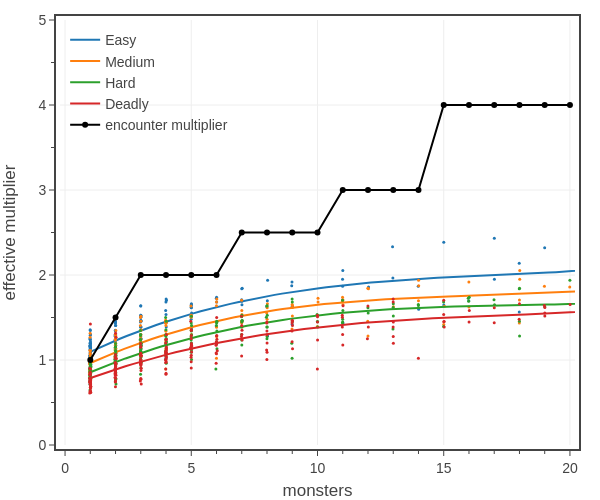

Here is the notebook cell this chart was saved with:
### Code cell
# Fig. 5: Plots the effective encounter multiplier vs the number of monsters for official 5e XP

# pc stats
classes = list(PC_CLASSES.keys())
pc_data_file = f'../../_classes/xp-and-player-characters/pc data - Medium 2 short rests.json'
dfP = load_pc_data(pc_data_file, [
    'class','level',
    'hit points mean',
    'hit points multiplier',
    'damage per round mean',
    'attack bonus','armor class',
    'encounter XP mean'
])
dfP['adj hit points mean'] = dfP['hit points mean']*dfP['hit points multiplier']
dfP = dfP.rename({
    'adj hit points mean': 'adj HP', 
    'damage per round mean': 'adj DPR', 
    'attack bonus': 'adj AB', 
    'armor class': 'adj AC',
    'encounter XP mean': 'Encounter eXP',
}, axis=1)
for k in ENCOUNTER_DIFFICULTIES:
    xp_values = np.array(ENCOUNTER_DIFFICULTIES[k]['XP'])
    dfP[f'{k} XP'] = dfP.apply(lambda row: xp_values[row['level']-1], axis=1)
dfP[f'Encounter XP'] = 0.5*dfP[f'Daily XP']
dfP = dfP[dfP['class'].isin(classes)]
dfP = dfP[[
    'level','adj HP','adj DPR','adj AC','adj AB',
    'Encounter eXP','Easy XP','Medium XP','Hard XP','Deadly XP','Encounter XP','Daily XP']].groupby(['level']).mean()

# monster stats
dfM = pd.read_csv('../../assets/data/monsters-2014.csv')
dfM['adj AC']  = 0.5*(dfM['adj AC'] + dfM['adj SB'] + 14)
dfM = dfM[dfM['CR'].between(1, 28)]
dfM.sort_values(by='CR', inplace=True)
dfM = dfM[['CR','HP','adj HP','AC','adj AC','adj DPR','adj AB','XP']].groupby(['CR']).mean()

# create figure
fig = go.Figure()


#difficulties = ['Easy','Medium','Hard','Deadly']
difficulties = {
    'Easy':   ['Easy'  ,'Medium'     ],
    'Medium': ['Medium','Hard'       ],
    'Hard':   ['Hard'  ,'Deadly'     ],
    'Deadly': ['Deadly','Very Deadly'],
}
party_size = 4
levels = dfP.index.tolist()
crs = dfM.index.tolist()
colors = iter(COLORS)

data = {
    'difficulty': [],
    'PC level': [],
    'PC number': [],
    'PC XP min': [],
    'PC XP max': [],
    'monster CR': [],
    'monster number': [],
    'monster XP': [],
    'damage ratio': [],
    'XP ratio': [],
    'accuracy': [],
    'text': []
}
for difficulty in difficulties:
    for level in levels:
        for cr in crs:
            diff_min = difficulties[difficulty][0]
            diff_max = difficulties[difficulty][1]
            xp_min = ENCOUNTER_DIFFICULTIES[diff_min]['XP'][level-1]
            xp_max = ENCOUNTER_DIFFICULTIES[diff_max]['XP'][level-1]
            monster_xp = dfM['XP'][cr]
            n_monsters = np.round(party_size*0.5*(xp_max + xp_min)/monster_xp, 0)
            if n_monsters*monster_xp < party_size*xp_min: n_monsters += 1
            if n_monsters*monster_xp >= party_size*xp_max: n_monsters -= 1
            encounter_xp = n_monsters*monster_xp
            if encounter_xp >= party_size*xp_min and encounter_xp <= party_size*xp_max:
                data['difficulty'].append(difficulty)
                data['PC level'].append(level)
                data['PC number'].append(party_size)
                data['PC XP min'].append(xp_min)
                data['PC XP max'].append(xp_max)
                data['monster CR'].append(cr)
                data['monster XP'].append(monster_xp)
                data['damage ratio'].append(calc_damage_ratio(dfP, dfM, party_size*[level], cr))
                data['XP ratio'].append(calc_xp_ratio(dfP, dfM, party_size*[level], cr))
                data['monster number'].append(n_monsters)
                eff_multiplier = data['XP ratio'][-1]/data['damage ratio'][-1]
                data['accuracy'].append(eff_multiplier)
                data['text'].append(
                    f'<b>{difficulty}</b><br>'+
                    f'PCs: {party_size:.0f} @ level {level:.0f}<br>'+
                    f'NPCs: {n_monsters:.0f} @ CR {cr:.0f}<br>'+
                    f'effective EM: {eff_multiplier:.2f}'
                )

data['monster number'] = tfb.jitter(data['monster number'], 0.01)
dfA = pd.DataFrame(data)

for difficulty in difficulties:
    dfD = dfA[dfA['difficulty'].eq(difficulty) & dfA['monster number'].between(0.5, 30)]
    dfD = dfD.sort_values(by='monster number')

    fig = tfb.plot_data_and_spline(fig, 
        x=dfD['monster number'], 
        y=dfD['accuracy'],
        smooth_factor=1e3, 
        name=difficulty,
        legendgroup=difficulty,
        line=dict(color=next(colors), dash='solid', width=2),
        marker_size=3,
        hovertext=dfD['text'],
        hoverinfo='text',
    )

n_list = list(range(1,21))
y_list = [dmg5e.encounter_xp_multiplier(party_size, n) for n in n_list]
fig.add_scatter(
    x=n_list, 
    y=y_list,
    mode='markers+lines',
    name=f'encounter multiplier',
    line_color='black',
    hovertemplate=
        '<b>encounter multiplier</b><br>'+
        f'PCs: {party_size:.0f}<br>'+
        'NPCs: %{x:.0f}<br>'+
        'EM: %{y:.2f}'+
        '<extra></extra>'
)

# show figure
fig.update_layout(
    template=tfb.FIG_TEMPLATE,
    xaxis=dict(title_text='monsters', range=[-0.2, 20.2], dtick=5, minor_dtick=1),
    yaxis=dict(title_text='effective multiplier', range=[0, 5], dtick=1, tickformat='.0f', minor_dtick=0.5),
    legend=dict(xanchor='left', x=0.01, yanchor='top',  y=0.99, bgcolor='rgba(0,0,0,0)'),
    width=600, 
    height=500,
)
fig.show(config=tfb.FIG_CONFIG)

# save figures
if SAVEFIGS:
    fig.update_layout(autosize=True, width=None, height=None)
    tfb.save_fig_html(fig, format='large', name=f'./fig-effective-xp-multiplier-large', marker_size=3)
    tfb.save_fig_html(fig, format='small', name=f'./fig-effective-xp-multiplier-small', marker_size=3)

### Figure 1 — Plotly figure (JSON) as saved in the notebook; plotly's stock layout.template omitted (floating-point values rounded to 4 significant figures; data arrays with more than 128 entries replaced by an {"elided": "..."} marker saying what was removed)
{"data": [{"hoverinfo": "text", "hovertext": {"elided": "177 str values"}, "legendgroup": "Easy", "line": {"color": "#1f77b4", "dash": "solid", "width": 2}, "marker": {"size": 3}, "mode": "markers", "name": "Easy", "showlegend": false, "type": "scatter", "x": {"elided": "177 float values"}, "y": {"elided": "177 float values"}}, {"hoverinfo": "skip", "hovertext": {"elided": "177 str values"}, "legendgroup": "Easy", "line": {"color": "#1f77b4", "dash": "solid", "width": 2}, "marker": {"size": 3}, "mode": "lines", "name": "Easy", "showlegend": true, "type": "scatter", "x": [0.9751, 1.268, 1.561, 1.855, 2.148, 2.441, 2.734, 3.027, 3.32, 3.613, 3.907, 4.2, 4.493, 4.786, 5.079, 5.372, 5.665, 5.958, 6.252, 6.545, 6.838, 7.131, 7.424, 7.717, 8.01, 8.304, 8.597, 8.89, 9.183, 9.476, 9.769, 10.06, 10.36, 10.65, 10.94, 11.24, 11.53, 11.82, 12.11, 12.41, 12.7, 12.99, 13.29, 13.58, 13.87, 14.17, 14.46, 14.75, 15.05, 15.34, 15.63, 15.93, 16.22, 16.51, 16.8, 17.1, 17.39, 17.68, 17.98, 18.27, 18.56, 18.86, 19.15, 19.44, 19.74, 20.03, 20.32, 20.62, 20.91, 21.2, 21.49, 21.79, 22.08, 22.37, 22.67, 22.96, 23.25, 23.55, 23.84, 24.13, 24.43, 24.72, 25.01, 25.31, 25.6, 25.89, 26.19, 26.48, 26.77, 27.06, 27.36, 27.65, 27.94, 28.24, 28.53, 28.82, 29.12, 29.41, 29.7, 30.0], "y": [1.093, 1.134, 1.173, 1.21, 1.247, 1.282, 1.316, 1.349, 1.381, 1.412, 1.441, 1.47, 1.497, 1.523, 1.548, 1.573, 1.596, 1.618, 1.64, 1.66, 1.68, 1.699, 1.717, 1.734, 1.75, 1.766, 1.781, 1.795, 1.809, 1.822, 1.834, 1.845, 1.856, 1.867, 1.877, 1.886, 1.895, 1.903, 1.911, 1.919, 1.926, 1.933, 1.939, 1.945, 1.951, 1.956, 1.961, 1.966, 1.971, 1.976, 1.98, 1.984, 1.988, 1.992, 1.996, 2.0, 2.004, 2.008, 2.012, 2.016, 2.02, 2.024, 2.028, 2.033, 2.037, 2.042, 2.047, 2.052, 2.058, 2.063, 2.069, 2.076, 2.082, 2.09, 2.097, 2.105, 2.113, 2.122, 2.132, 2.141, 2.152, 2.163, 2.174, 2.187, 2.199, 2.213, 2.227, 2.242, 2.258, 2.274, 2.291, 2.309, 2.328, 2.347, 2.368, 2.389, 2.412, 2.435, 2.459, 2.484]}, {"hoverinfo": "text", "hovertext": {"elided": "185 str values"}, "legendgroup": "Medium", "line": {"color": "#ff7f0e", "dash": "solid", "width": 2}, "marker": {"size": 3}, "mode": "markers", "name": "Medium", "showlegend": false, "type": "scatter", "x": {"elided": "185 float values"}, "y": {"elided": "185 float values"}}, {"hoverinfo": "skip", "hovertext": {"elided": "185 str values"}, "legendgroup": "Medium", "line": {"color": "#ff7f0e", "dash": "solid", "width": 2}, "marker": {"size": 3}, "mode": "lines", "name": "Medium", "showlegend": true, "type": "scatter", "x": [0.9803, 1.253, 1.526, 1.799, 2.072, 2.345, 2.618, 2.891, 3.164, 3.437, 3.71, 3.983, 4.256, 4.529, 4.802, 5.075, 5.348, 5.621, 5.894, 6.167, 6.44, 6.713, 6.986, 7.259, 7.532, 7.805, 8.078, 8.351, 8.624, 8.897, 9.17, 9.443, 9.716, 9.989, 10.26, 10.53, 10.81, 11.08, 11.35, 11.63, 11.9, 12.17, 12.45, 12.72, 12.99, 13.26, 13.54, 13.81, 14.08, 14.36, 14.63, 14.9, 15.18, 15.45, 15.72, 15.99, 16.27, 16.54, 16.81, 17.09, 17.36, 17.63, 17.9, 18.18, 18.45, 18.72, 19.0, 19.27, 19.54, 19.82, 20.09, 20.36, 20.63, 20.91, 21.18, 21.45, 21.73, 22.0, 22.27, 22.55, 22.82, 23.09, 23.36, 23.64, 23.91, 24.18, 24.46, 24.73, 25.0, 25.28, 25.55, 25.82, 26.09, 26.37, 26.64, 26.91, 27.19, 27.46, 27.73, 28.01], "y": [0.9615, 0.9977, 1.033, 1.067, 1.099, 1.131, 1.161, 1.191, 1.219, 1.247, 1.273, 1.298, 1.323, 1.346, 1.369, 1.39, 1.411, 1.431, 1.45, 1.468, 1.486, 1.502, 1.518, 1.533, 1.548, 1.562, 1.575, 1.587, 1.599, 1.61, 1.621, 1.631, 1.64, 1.649, 1.658, 1.666, 1.673, 1.68, 1.687, 1.693, 1.699, 1.704, 1.71, 1.714, 1.719, 1.723, 1.727, 1.731, 1.735, 1.738, 1.741, 1.744, 1.747, 1.75, 1.753, 1.755, 1.758, 1.76, 1.763, 1.766, 1.768, 1.771, 1.774, 1.777, 1.78, 1.783, 1.786, 1.789, 1.793, 1.797, 1.801, 1.805, 1.81, 1.815, 1.82, 1.826, 1.832, 1.839, 1.845, 1.853, 1.861, 1.869, 1.877, 1.887, 1.896, 1.907, 1.918, 1.929, 1.941, 1.954, 1.967, 1.982, 1.996, 2.012, 2.028, 2.045, 2.063, 2.082, 2.101, 2.122]}, {"hoverinfo": "text", "hovertext": {"elided": "206 str values"}, "legendgroup": "Hard", "line": {"color": "#2ca02c", "dash": "solid", "width": 2}, "marker": {"size": 3}, "mode": "markers", "name": "Hard", "showlegend": false, "type": "scatter", "x": {"elided": "206 float values"}, "y": {"elided": "206 float values"}}, {"hoverinfo": "skip", "hovertext": {"elided": "206 str values"}, "legendgroup": "Hard", "line": {"color": "#2ca02c", "dash": "solid", "width": 2}, "marker": {"size": 3}, "mode": "lines", "name": "Hard", "showlegend": true, "type": "scatter", "x": [0.9783, 1.261, 1.545, 1.828, 2.111, 2.394, 2.677, 2.961, 3.244, 3.527, 3.81, 4.093, 4.377, 4.66, 4.943, 5.226, 5.509, 5.793, 6.076, 6.359, 6.642, 6.925, 7.208, 7.492, 7.775, 8.058, 8.341, 8.624, 8.908, 9.191, 9.474, 9.757, 10.04, 10.32, 10.61, 10.89, 11.17, 11.46, 11.74, 12.02, 12.31, 12.59, 12.87, 13.16, 13.44, 13.72, 14.01, 14.29, 14.57, 14.85, 15.14, 15.42, 15.7, 15.99, 16.27, 16.55, 16.84, 17.12, 17.4, 17.69, 17.97, 18.25, 18.54, 18.82, 19.1, 19.39, 19.67, 19.95, 20.24, 20.52, 20.8, 21.08, 21.37, 21.65, 21.93, 22.22, 22.5, 22.78, 23.07, 23.35, 23.63, 23.92, 24.2, 24.48, 24.77, 25.05, 25.33, 25.62, 25.9, 26.18, 26.47, 26.75, 27.03, 27.32, 27.6, 27.88, 28.16, 28.45, 28.73, 29.01], "y": [0.8532, 0.8884, 0.9226, 0.9556, 0.9876, 1.019, 1.048, 1.077, 1.105, 1.132, 1.158, 1.183, 1.207, 1.231, 1.253, 1.274, 1.295, 1.315, 1.334, 1.352, 1.37, 1.386, 1.402, 1.418, 1.432, 1.446, 1.459, 1.472, 1.484, 1.495, 1.506, 1.516, 1.526, 1.535, 1.543, 1.552, 1.559, 1.566, 1.573, 1.579, 1.585, 1.591, 1.596, 1.601, 1.605, 1.609, 1.613, 1.617, 1.62, 1.623, 1.626, 1.628, 1.631, 1.633, 1.635, 1.637, 1.639, 1.641, 1.642, 1.644, 1.646, 1.647, 1.649, 1.65, 1.652, 1.654, 1.655, 1.657, 1.659, 1.661, 1.663, 1.666, 1.668, 1.671, 1.674, 1.677, 1.68, 1.684, 1.688, 1.692, 1.697, 1.702, 1.707, 1.712, 1.719, 1.725, 1.732, 1.739, 1.747, 1.755, 1.764, 1.773, 1.783, 1.794, 1.805, 1.816, 1.829, 1.841, 1.855, 1.869]}, {"hoverinfo": "text", "hovertext": {"elided": "228 str values"}, "legendgroup": "Deadly", "line": {"color": "#d62728", "dash": "solid", "width": 2}, "marker": {"size": 3}, "mode": "markers", "name": "Deadly", "showlegend": false, "type": "scatter", "x": {"elided": "228 float values"}, "y": {"elided": "228 float values"}}, {"hoverinfo": "skip", "hovertext": {"elided": "228 str values"}, "legendgroup": "Deadly", "line": {"color": "#d62728", "dash": "solid", "width": 2}, "marker": {"size": 3}, "mode": "lines", "name": "Deadly", "showlegend": true, "type": "scatter", "x": [0.9771, 1.26, 1.543, 1.827, 2.11, 2.393, 2.676, 2.959, 3.242, 3.525, 3.809, 4.092, 4.375, 4.658, 4.941, 5.224, 5.507, 5.791, 6.074, 6.357, 6.64, 6.923, 7.206, 7.489, 7.773, 8.056, 8.339, 8.622, 8.905, 9.188, 9.472, 9.755, 10.04, 10.32, 10.6, 10.89, 11.17, 11.45, 11.74, 12.02, 12.3, 12.59, 12.87, 13.15, 13.44, 13.72, 14.0, 14.29, 14.57, 14.85, 15.13, 15.42, 15.7, 15.98, 16.27, 16.55, 16.83, 17.12, 17.4, 17.68, 17.97, 18.25, 18.53, 18.82, 19.1, 19.38, 19.66, 19.95, 20.23, 20.51, 20.8, 21.08, 21.36, 21.65, 21.93, 22.21, 22.5, 22.78, 23.06, 23.35, 23.63, 23.91, 24.2, 24.48, 24.76, 25.04, 25.33, 25.61, 25.89, 26.18, 26.46, 26.74, 27.03, 27.31, 27.59, 27.88, 28.16, 28.44, 28.73, 29.01], "y": [0.7847, 0.8146, 0.8437, 0.872, 0.8994, 0.926, 0.9518, 0.9767, 1.001, 1.024, 1.047, 1.069, 1.09, 1.111, 1.131, 1.15, 1.168, 1.186, 1.203, 1.22, 1.236, 1.251, 1.266, 1.28, 1.294, 1.307, 1.319, 1.331, 1.343, 1.354, 1.365, 1.375, 1.385, 1.394, 1.403, 1.411, 1.419, 1.427, 1.434, 1.441, 1.448, 1.454, 1.46, 1.466, 1.471, 1.477, 1.482, 1.486, 1.491, 1.495, 1.499, 1.503, 1.507, 1.511, 1.514, 1.518, 1.521, 1.524, 1.527, 1.53, 1.533, 1.536, 1.539, 1.542, 1.545, 1.548, 1.551, 1.554, 1.557, 1.56, 1.563, 1.566, 1.57, 1.573, 1.577, 1.581, 1.585, 1.589, 1.594, 1.599, 1.603, 1.609, 1.614, 1.62, 1.626, 1.632, 1.638, 1.645, 1.652, 1.66, 1.668, 1.676, 1.685, 1.694, 1.704, 1.714, 1.724, 1.735, 1.747, 1.759]}, {"hovertemplate": "<b>encounter multiplier</b><br>PCs: 4<br>NPCs: %{x:.0f}<br>EM: %{y:.2f}<extra></extra>", "line": {"color": "black"}, "mode": "markers+lines", "name": "encounter multiplier", "type": "scatter", "x": [1, 2, 3, 4, 5, 6, 7, 8, 9, 10, 11, 12, 13, 14, 15, 16, 17, 18, 19, 20], "y": [1, 1.5, 2, 2, 2, 2, 2.5, 2.5, 2.5, 2.5, 3, 3, 3, 3, 4, 4, 4, 4, 4, 4]}], "layout": {"height": 500, "legend": {"bgcolor": "rgba(0,0,0,0)", "x": 0.01, "xanchor": "left", "y": 0.99, "yanchor": "top"}, "width": 600, "xaxis": {"dtick": 5, "minor": {"dtick": 1}, "range": [-0.2, 20.2], "title": {"text": "monsters"}}, "yaxis": {"dtick": 1, "minor": {"dtick": 0.5}, "range": [0, 5], "tickformat": ".0f", "title": {"text": "effective multiplier"}}}}
